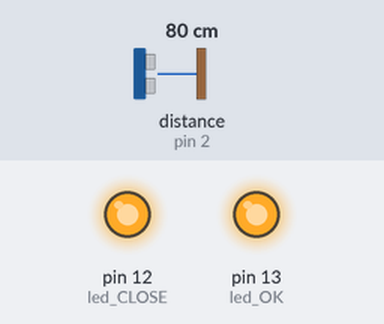
Recording of a sketch running on a simulated Arduino Uno, built with avr-gcc and run on an emulated ATmega328P. Parts: output pins drawn as LEDs (lit = HIGH). Wiring (inferred from the names in the program): ultrasonic range finder: trigger pin 4; echo pin 2. Inputs (shaded band) come from the test bench; at power-on: distance to the obstacle (sensor on pin 2) 80 cm. The echo pulse lasts 58.3 µs per cm; pins used as bus, display or sensor lines are not drawn.

Above: at 1.2 s.
1.3 s: distance to the obstacle (sensor on pin 2) set to 53 cm
2.8 s: distance to the obstacle (sensor on pin 2) set to 45 cm
At 3.4 s:
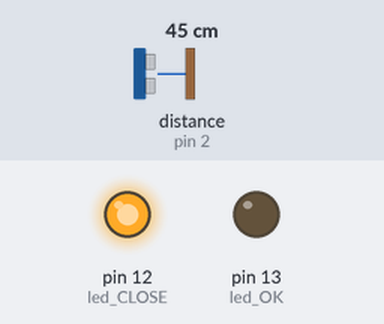
4.3 s: distance to the obstacle (sensor on pin 2) set to 250 cm
At 4.6 s:
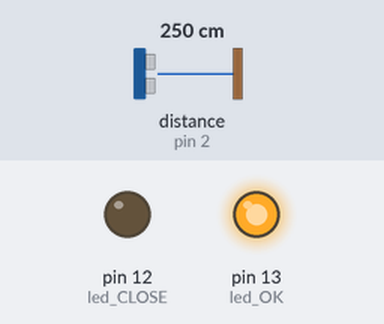
5.8 s: distance to the obstacle (sensor on pin 2) set to 106 cm
7.3 s: distance to the obstacle (sensor on pin 2) set to 97 cm
At 8.2 s:
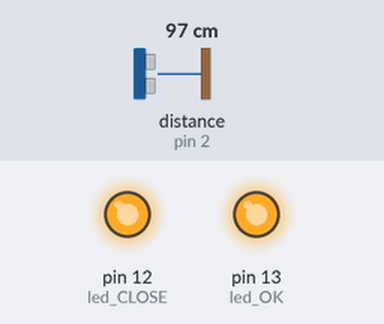
8.8 s: distance to the obstacle (sensor on pin 2) set to 2 cm
At 9.3 s:
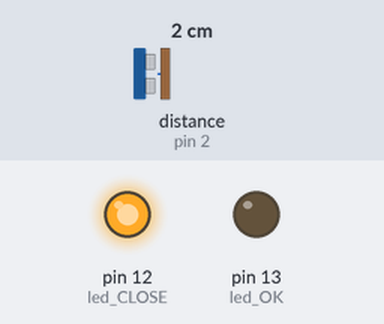
Timing chart, 0 to 11.3 s (numbered marks = the images above; inputs shaded):
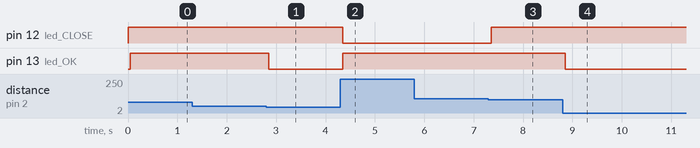

Measured:
- the behaviour switches between 51 and 50 cm on distance to the obstacle (sensor on pin 2) (found by bisection; images 0 and 1)
- the behaviour switches between 101 and 100 cm on distance to the obstacle (sensor on pin 2) (found by bisection; images 2 and 3)
- after the input at 1.3 s, every drawn part: stays the same
- after the input at 2.8 s, pin 13 (led_OK): HIGH → LOW after 0.05 s
- after the input at 4.3 s, pin 12 (led_CLOSE): HIGH → LOW after 0.05 s; pin 13 (led_OK): LOW → HIGH after 0.05 s
- after the input at 5.8 s, every drawn part: stays the same
- after the input at 7.3 s, pin 12 (led_CLOSE): LOW → HIGH after 0.06 s
- after the input at 8.8 s, pin 13 (led_OK): HIGH → LOW after 0.06 s

The sketch:

BTTTB.ino
```cpp
/*
  BTTTB - Better Than That Tennis Ball
*/

#define echo 2 // Echo Pin
#define trigger 4 // Trigger Pin
#define led_OK 13
#define led_CLOSE 12

volatile long echo_hit_time;
volatile long echo_death_time;
volatile int distance;

void echo_int() {
  switch (digitalRead(echo)) {
    case HIGH:
      echo_death_time = 0;
      echo_hit_time = micros();
      break;

    case LOW:
      echo_death_time = micros();
      distance = (echo_death_time - echo_hit_time)/58.2;
      break;
  }
}

void setup() {
  echo_hit_time = echo_death_time = 0;
  pinMode(trigger, OUTPUT);
  pinMode(echo, INPUT);
  pinMode(led_OK, OUTPUT);
  pinMode(led_CLOSE, OUTPUT);
  attachInterrupt(0, echo_int, CHANGE);
}

void loop() {
  // Trigger sonar
  digitalWrite(trigger, LOW);
  delayMicroseconds(2);
  digitalWrite(trigger, HIGH);
  delayMicroseconds(10);
  digitalWrite(trigger, LOW);

  if (distance > 200) {
    digitalWrite(led_CLOSE, LOW);
    digitalWrite(led_OK, HIGH);
  } else if (distance < 100 && distance > 50) {
    digitalWrite(led_CLOSE, HIGH);
    digitalWrite(led_OK, HIGH);
  } else if (distance < 50) {
    digitalWrite(led_CLOSE, HIGH);
    digitalWrite(led_OK, LOW);
  } /*else {
    digitalWrite(led_CLOSE, LOW);
    digitalWrite(led_OK, LOW);
  }*/

  delay(50);
}
```
